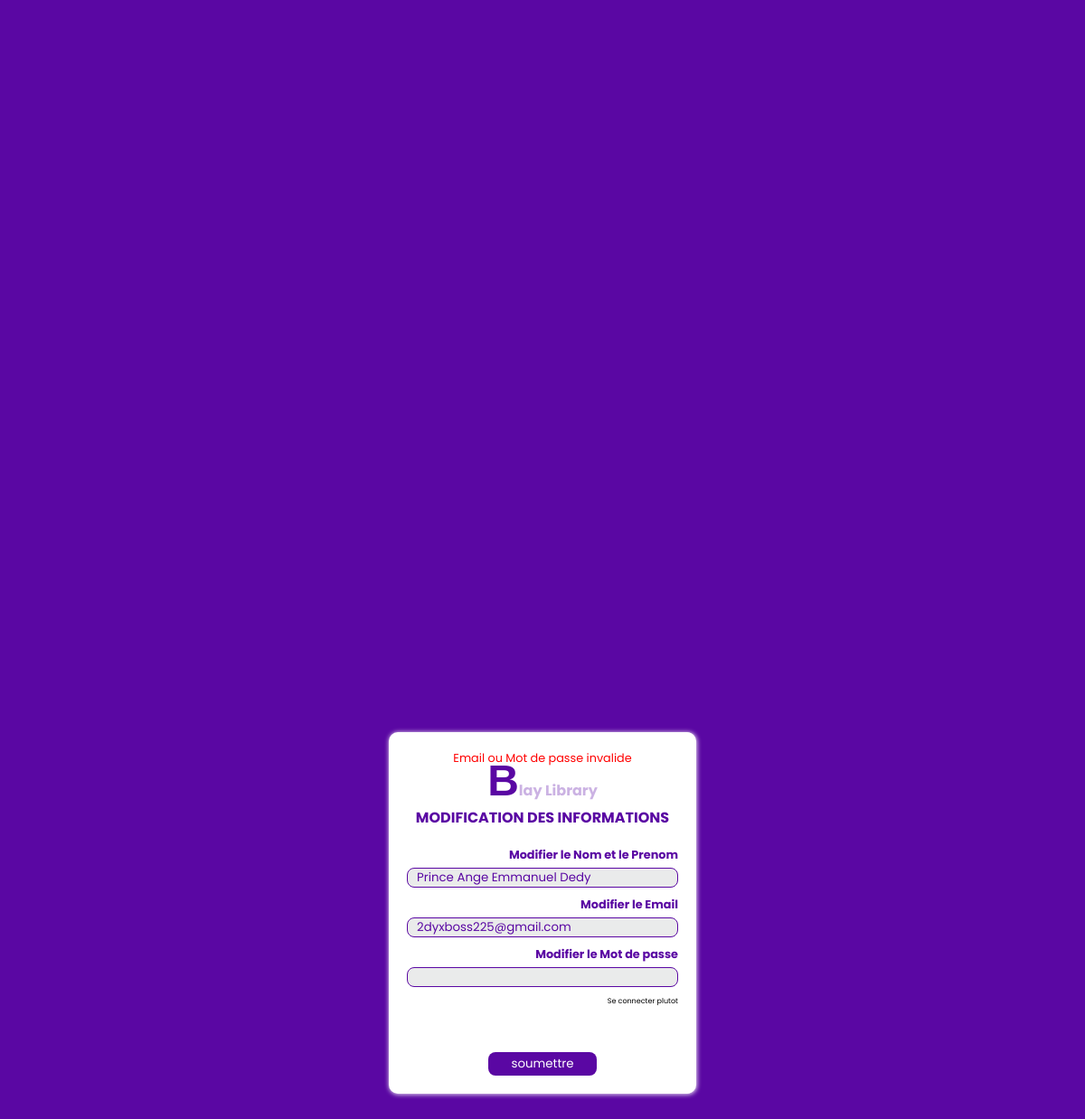
Screenshot of /update/7 with the database file from the repository.
### app.py (models this page shows, shortened)
class Profil(db.Model):
    id = db.Column(db.Integer, primary_key = True)
    first_name = db.Column(db.String(20), unique = False , nullable = False)
    last_name = db.Column(db.String(20), unique = True , nullable = False)
    age = db.Column(db.String(8),nullable = False)

### app.py (the view, shortened to what this page needs)
@app.route('/update/<int:id>', methods=['GET', 'POST'])
def update(id):
    user = Profil.query.get(id)
    eude = Profil.query.all()
    flash("Email ou Mot de passe invalide")
    return render_template('miseajour.html', user=user)

### templates/miseajour.html (shortened to what this page needs)
<!DOCTYPE html>
<html lang="en">
<head>
    <link rel="stylesheet" href="{{ url_for('static', filename='CSS/styles.css')}}">
</head>
<body>
    <header>
        <div class="dex2">
            <div class="mp">
                {% with messages = get_flashed_messages() %}
                    {% if messages %}
                    <ul style="text-align: center;">
                        {% for message in messages %}
                        <li style="color: red;list-style-type: none;font-size: 0.8rem;">{{ message }}</li>
                        {% endfor %}
                    </ul>
                    {% endif %}
                    {% endwith %}
                <div class="hea2">
                    <a href="/admining"><strong><p style="color: rgba(162, 117, 204, 0.555);"><span style="font-family: 'Gill Sans', 'Gill Sans MT', Calibri, 'Trebuchet MS', sans-serif;font-size: 3rem;color: rgb(90, 7, 163);">B</span>lay Library</p></strong></a>
                </div>
                <div class="hea2">
                    <h2 style="color: rgb(90, 7, 163);font-size: 1rem;margin-bottom: 10px;">MODIFICATION DES INFORMATIONS</h2>
                </div>
                <form action="{{url_for('update', id = user.id)}}" method="post" class="formulaire">
                    <label >Modifier le Nom et le Prenom</label>
                    <input required type="text" name="first_name" value="{{ user.first_name }}" id="">
                    <label >Modifier le Email</label>
                    <input required type="mail" name="last_name" value="{{ user.last_name }}" id="">
                    <label >Modifier le Mot de passe</label>
                    <input  required type="text" name="age" value="" id="{{ user.age }}" id="">
                    <a href="/pre" style="font-size: 0.5rem;color: black;padding-top: 10px;margin-bottom: 50px;">Se connecter plutot</a>
                    <button type="submit">soumettre</button>
                </form>
            </div>
        </div>
    </header>
</body>
</html>

### static/CSS/styles.css (style rules this page uses)
* { box-sizing: border-box; margin: 0; padding: 0; font-family: 'Poppins', sans-serif; }
body { width: 100%; overflow: hidden; background-color: rgb(90, 7, 163); }
@media (min-width:10px) and (max-width:3000px) { body { width: 100%; overflow: hidden; background-color: rgb(90, 7, 163); } }
@media (min-width:10px) and (max-width:3000px) { a { text-decoration: none; color: white; } }
@media (min-width:10px) and (max-width:3000px) { header { width: 100%; height: 2000px; background-color: rgb(90, 7, 163); display: flex; justify-content: center; align-items: center; } }
@media (min-width:10px) and (max-width:3000px) { .dex2 { width: 100%; background-color: rgb(90, 7, 163); height: 100%; display: flex; justify-content: center; flex-wrap: wrap; align-items: center; position: fixed; top: 10px; } }
@media (min-width:10px) and (max-width:3000px) { .mp { width: 340px; background-color: white; border-top-left-radius: 10px; border-bottom-left-radius: 10px; border-top-right-radius: 10px; border-bottom-right-radius: 10px; padding: 20px; display: flex; align-items: center; justify-content: start; flex-direction: column; } }
@media (min-width:10px) and (max-width:3000px) { .hea2 { height: 12%; width: 100%; background-color: white; display: flex; align-items: center; justify-content: end; flex-direction: column; } }
@media (min-width:10px) and (max-width:3000px) { .formulaire { height: 73%; width: 100%; background-color: white; display: flex; align-items: end; justify-content: start; flex-direction: column; } }
@media (min-width:10px) and (max-width:3000px) { .formulaire label { font-size: 0.5rem; font-weight: bold; margin-top: 10px; margin-bottom: 5px; color: rgba(192, 125, 192, 0.747); } }
@media (min-width:10px) and (max-width:3000px) { .formulaire input { height: 25px; width: 100%; background-color: rgba(146, 151, 151, 0.452); border-radius: 8px; border: none; outline: none; padding-left: 10px; } }
@media (min-width:10px) and (max-width:3000px) { .formulaire button { height: 40px; width: 40%; background-color: rgb(90, 7, 163); border-radius: 8px; color: white; border: none; margin: 0 auto; outline: none; } }
body { width: 100%; overflow: hidden; background-color: #5a07a3; }
@media (min-width:10px) and (max-width:3000px) { a { text-decoration: none; color: rgb(90, 7, 163); } }
@media (min-width:10px) and (max-width:3000px) { .dex2 { width: 100%; background-color: rgb(90, 7, 163); height: 100%; display: flex; justify-content: center; align-items: center; position: fixed; top: 10px; } }
@media (min-width:10px) and (max-width:3000px) { .mp { width: 340px; height: 400px; background-color: white; padding: 20px; display: flex; align-items: center; justify-content: start; box-shadow: 0.5px 0.5px 5px 0.5px rgb(232, 223, 241); flex-direction: column; } }
@media (min-width:10px) and (max-width:3000px) { .formulaire label { font-size: 0.8rem; font-weight: bolder; margin-top: 10px; margin-bottom: 5px; color: rgb(90, 7, 163); } }
@media (min-width:10px) and (max-width:3000px) { .formulaire input { height: 25px; width: 100%; background-color: rgba(146, 151, 151, 0.192); border: 1px solid rgb(90, 7, 163); border-radius: 8px; color: rgb(90, 7, 163); outline: none; padding-left: 10px; } }

### rows the page displays
Profil: first_name "Prince Ange Emmanuel Dedy", last_name "2dyxboss225@gmail.com"

### other values shown
{{ message }} "Email ou Mot de passe invalide"
